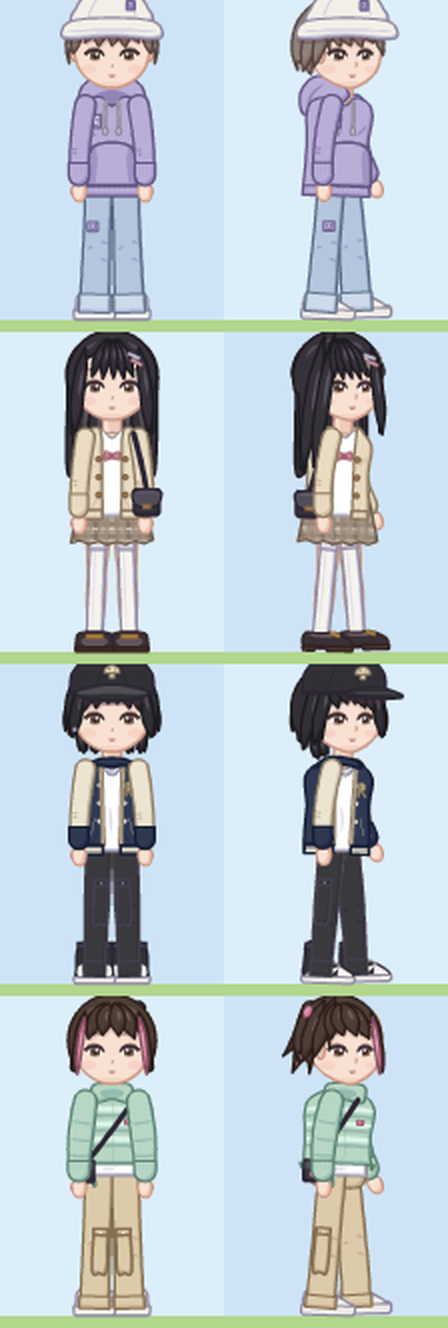
#> input picture assets/_src/art2d/out/preview/closeup.png, 896 x 2656 px, given in place of skin-light.png, which was not available (shown at 1/2 size)
$ python preview.py
#> lines starting #> are read from the running program, lines starting #| are printed output that depends on the picture; pictures that were not available may be replaced by others from this repository, and a replacement may not be noted
### assets/_src/palette.py
"""버섯마을 픽셀 팔레트 (style-guide v2.0 1.1, 42색 정본). 새 색을 추가하지 않는다."""

PAL = {
    'ink': '#1A1626', 'hb1': '#4A4560', 'hb2': '#2E2A3E',
    'w1': '#E0A868', 'w2': '#B97A4A', 'w3': '#8A5232', 'w4': '#5E3620',
    's1': '#FFE3CC', 's2': '#F5C29A', 's3': '#D99464',
    'white': '#FFFFFF',
    'y1': '#FFF2A8', 'y2': '#F7C948', 'y3': '#F08A2E', 'y4': '#A84A1E',
    'p1': '#FFC8DC', 'p2': '#F58AB4', 'p3': '#B04A78',
    'r1': '#FF8E7A', 'r2': '#E8483E', 'r3': '#9E2838',
    'u1': '#9CC8FF', 'u2': '#4D7CFE', 'u3': '#2E3E9E', 'u4': '#232A5E',
    'g1': '#B6E86A', 'g2': '#6CC443', 'g3': '#3E8A2E', 'g4': '#23562A',
    'c1': '#FFF6E4', 'c2': '#F2DDB8', 'c3': '#C9A47A',
    'm1': '#BFF0DC', 'm2': '#7ED6B4', 'm3': '#3E9A86',
    'k1': '#6EC6F5', 'k2': '#86D2F8', 'k3': '#A0DDFA', 'k4': '#BBE8FC', 'k5': '#D8F3FE',
    'st1': '#C8C4D0', 'st2': '#8E88A0',
}
assert len(PAL) == 42


def rgb(token):
    h = PAL[token].lstrip('#')
    return tuple(int(h[i:i + 2], 16) for i in (0, 2, 4))


def rgba(token):
    return rgb(token) + (255,)


PAL_RGB = {rgb(k) for k in PAL}

# 재료별 램프 (style-guide 1.2): (hl, base, shade, line)
RAMP = {
    # 피부: hl 없음 -> base로 대체
    'skin-light': ('s1', 's1', 's2', 'w2'),
    'skin-tan': ('s2', 's2', 's3', 'w3'),
    'skin-dark': ('w2', 'w2', 'w3', 'w4'),
    # 머리
    'black': ('hb1', 'hb2', 'ink', 'ink'),
    'chestnut': ('w2', 'w3', 'w4', 'w4'),
    'blonde': ('y1', 'y2', 'y4', 'y4'),
    'pink': ('p1', 'p2', 'p3', 'p3'),
    'mint': ('m1', 'm2', 'm3', 'm3'),
    # 원단
    'red': ('r1', 'r2', 'r3', 'r3'),
    'blue': ('u1', 'u2', 'u3', 'u3'),
    'navy': ('u3', 'u4', 'ink', 'ink'),
    'fpink': ('p1', 'p2', 'p3', 'p3'),
    'green': ('g1', 'g2', 'g3', 'g4'),
    'cream': ('white', 'c1', 'c3', 'c3'),
    # 신발
    'shoe-brown': ('w2', 'w3', 'w4', 'w4'),
    'shoe-red': ('r1', 'r2', 'r3', 'r3'),
    # 버섯 갓
    'cap-red': ('r1', 'r2', 'r3', 'r3'),
    'cap-orange': ('y2', 'y3', 'y4', 'y4'),
    'cap-blue': ('u1', 'u2', 'u3', 'u3'),
}

### assets/_src/preview.py
"""검증용 확대 미리보기 (빌드 산출물이 아님). 사용: python3 assets/_src/preview.py <출력 폴더>
생성된 PNG(assets/)만 읽어서 합성한다 = 프런트가 보게 될 결과와 같다."""
import os, sys, json
from PIL import Image, ImageDraw
sys.path.insert(0, os.path.dirname(os.path.abspath(__file__)))
from palette import rgba

ROOT = os.path.abspath(os.path.join(os.path.dirname(os.path.abspath(__file__)), '..', '..'))
A = os.path.join(ROOT, 'assets')
W, H = 32, 48

COMBOS = [
    dict(skin='skin-light', hair='hair-round-black', eyes='eyes-dot', top='top-tee-red', bottom='bottom-shorts-navy'),
    dict(skin='skin-tan', hair='hair-spiky-chestnut', eyes='eyes-happy', top='top-hoodie-blue', bottom='bottom-jeans-blue'),
    dict(skin='skin-dark', hair='hair-long-pink', eyes='eyes-sparkle', top='top-overalls-blue', bottom='bottom-skirt-pink'),
    dict(skin='skin-light', hair='hair-spiky-mint', eyes='eyes-sleepy', top='top-cape-mushroom', bottom='bottom-pumpkin-green'),
    dict(skin='skin-tan', hair='hair-long-blonde', eyes='eyes-dot', top='top-tee-red', bottom='bottom-skirt-pink'),
    dict(skin='skin-dark', hair='hair-round-chestnut', eyes='eyes-happy', top='top-hoodie-blue', bottom='bottom-shorts-navy'),
]
ORDER = ['skin', 'bottom', 'top', 'eyes', 'hair']


def sheet(av):
    s = Image.new('RGBA', (W * 6, H), (0, 0, 0, 0))
    for part in ORDER:
        s.alpha_composite(Image.open(os.path.join(A, 'avatar', part, av[part] + '.png')).convert('RGBA'))
    return s


def frame(av, i, flip=False):
    f = sheet(av).crop((i * W, 0, i * W + W, H))
    return f.transpose(Image.FLIP_LEFT_RIGHT) if flip else f


def avatars(out, Z=8, flip=False):
#> called with out = '.', Z = 8, flip = False
    pad = 4
    big = Image.new('RGBA', ((W * Z + pad * Z) * 6, (H * Z + pad * Z) * len(COMBOS)), rgba('k4'))
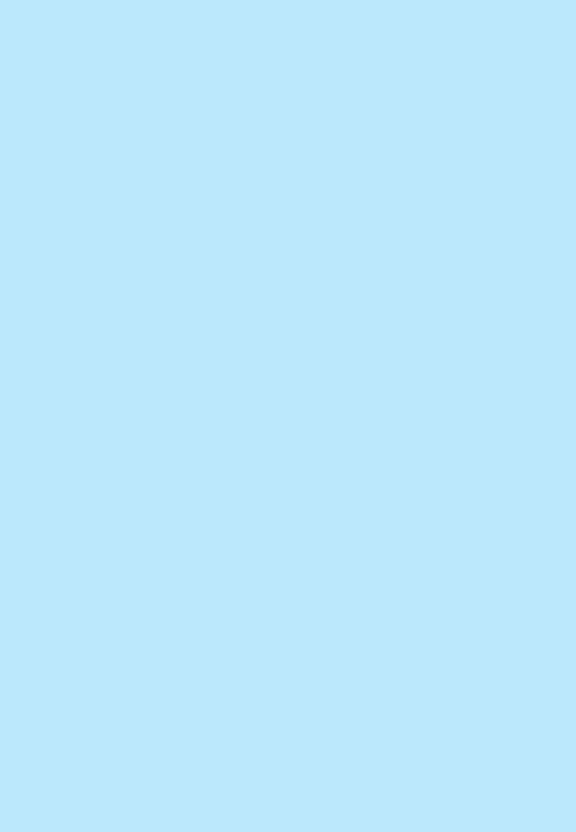
#> big: PIL image 1728x2496 RGBA (shown at 1/3 size); mean R, G, B, A 187, 232, 252, 255
    d = ImageDraw.Draw(big)
    for r, av in enumerate(COMBOS):
        for i in range(6):
            fr = frame(av, i, flip)
#> in sheet, `s = Image.new('RGBA', (W * 6, H), (0, 0, 0, 0))`: s: PIL image 192x48 RGBA; every value is 0
#> in sheet, `s.alpha_composite(Image.open(os.path.join(A, 'avatar', part, av[part] ..`:
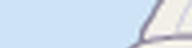
#> s: PIL image 192x48 RGBA; mean R, G, B, A 208.7, 224.3, 238.2, 255
            ox, oy = i * (W + pad) * Z + pad * Z // 2, r * (H + pad) * Z + pad * Z // 2
            # 발 그림자 (style-guide 4.5)
            for (x0, x1, y) in ((10, 21, 46), (11, 20, 47)):
                d.rectangle([ox + x0 * Z, oy + y * Z, ox + (x1 + 1) * Z - 1, oy + (y + 1) * Z - 1], fill=rgba('g3'))
            big.alpha_composite(fr.resize((W * Z, H * Z), Image.NEAREST), (ox, oy))
            # 기준점 (16,46)
            d.line([ox + 16 * Z, oy + 44 * Z, ox + 16 * Z, oy + 48 * Z - 1], fill=(255, 0, 160, 255))
    big.save(os.path.join(out, 'avatars-flip-8x.png' if flip else 'avatars-8x.png'))


# [30 lines left out: functions all_parts, walk_gif, not called in this run]


def map_layers():
    return json.load(open(os.path.join(A, 'map', 'manifest.json'), encoding='utf-8'))


# [94 lines left out: functions render_world, world, nine, ui, not called in this run]


if __name__ == '__main__':
    out = sys.argv[1] if len(sys.argv) > 1 else '.'
    os.makedirs(out, exist_ok=True)
    what = sys.argv[2:] or ['avatar', 'map', 'ui']
    if 'avatar' in what:
#> (the run stopped early here; a loop or call above may not have finished)
